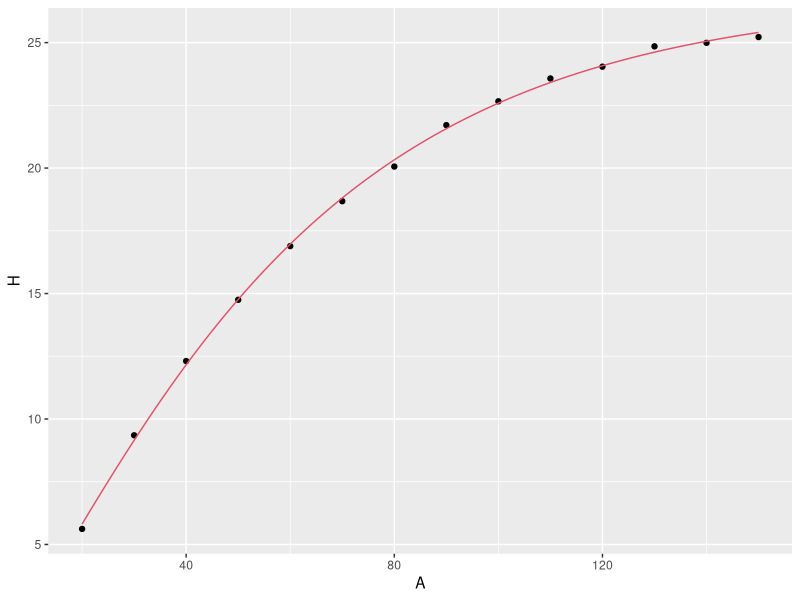
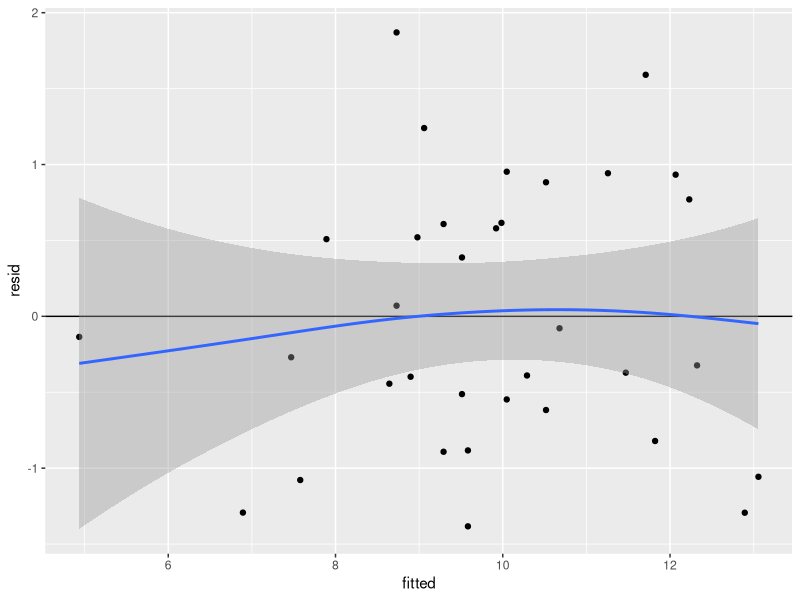

Generate these figures, in order, with R:
## ---- chunk 1
# Laadime peatükis kasutatavad paketid
library(dplyr)
library(readxl)
library(ggplot2)
## ---- chunk 2
# Laadime andmed sisse failist ning
# filtreerime välja puud, mille h > 0
andmed <- read_excel("data/naited.xlsx","PH_MA")
## ---- chunk 3
# Määratleme mudeli funktsioon
kasvuMudel <- function(A, c0, c1, c2) {
 c0 * (1 - exp(-c1 * A/100))^c2
}
## ---- chunk 4
# Omistame algväärtused parameetritele
alg_param <- list(c0 = 20, c1 = 2, c2 = 1)
## ---- chunk 5
# Sobitame mudel andmetele
mudel <- nls(H ~ kasvuMudel(A, c0, c1, c2), data = andmed, start = alg_param)
## ---- chunk 6
# Vaatame mudeli kokkuvõtet
summary(mudel)

## ---- chunk 7

ggplot(andmed, aes(x = A, y = H)) +
  geom_point() +
  stat_function(
    fun = function(x)
      predict(mudel, newdata = data.frame(A = x)),
    color = 2
  ) 

## ---- chunk 8
# Loe andmed Exceli failist ja konkreetselt töölehelt
prt <- read_excel("data/naited.xlsx", sheet = "MA")
## ---- chunk 9
# Lühendame koodi ning kirjutame ühe käsuna
summary(nls_mudel <- nls(H ~ 1.3 + (D / (c0 + c1 * D))^2, prt, start = list(c0 = 1, c1 = 1)))
## ---- chunk 10
library(ggplot2)
ggplot(data.frame(fitted = fitted(nls_mudel), resid = resid(nls_mudel)),
       aes(x = fitted, y = resid)) +
  geom_point() +
  geom_hline(yintercept = 0) +
  geom_smooth(method = "gam", formula = y ~ s(x))  # Lisab sujuva joone GAM mudeli abil

